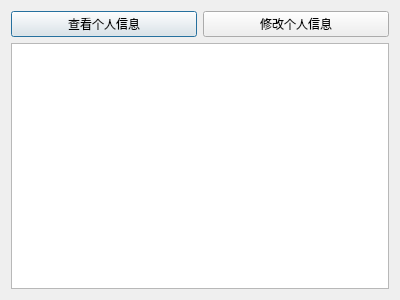
<?xml version="1.0" encoding="UTF-8"?>
<ui version="4.0">
 <class>stucell_info</class>
 <widget class="QDialog" name="stucell_info">
  <property name="geometry">
   <rect>
    <x>0</x>
    <y>0</y>
    <width>400</width>
    <height>300</height>
   </rect>
  </property>
  <property name="windowTitle">
   <string>Dialog</string>
  </property>
  <layout class="QGridLayout" name="gridLayout">
   <item row="0" column="0">
    <widget class="QPushButton" name="SelectInfo">
     <property name="text">
      <string>查看个人信息</string>
     </property>
    </widget>
   </item>
   <item row="0" column="1">
    <widget class="QPushButton" name="UpdateInfo">
     <property name="text">
      <string>修改个人信息</string>
     </property>
    </widget>
   </item>
   <item row="1" column="0" colspan="2">
    <widget class="QTableView" name="tableView"/>
   </item>
  </layout>
 </widget>
 <resources/>
 <connections/>
</ui>
